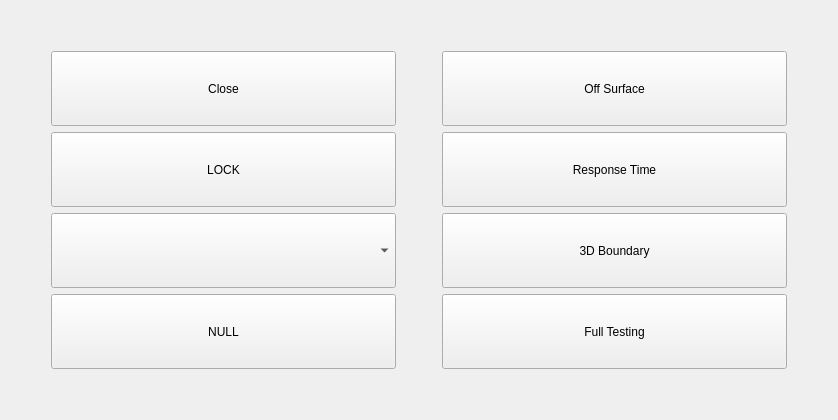
    <widget class="QWidget" name="tabPRO">
     <attribute name="title">
      <string>PROGRAM</string>
     </attribute>
     <layout class="QGridLayout" name="gridLayout_2">
      <item row="12" column="2">
       <spacer name="verticalSpacer_3">
        <property name="orientation">
         <enum>Qt::Vertical</enum>
        </property>
        <property name="sizeType">
         <enum>QSizePolicy::Preferred</enum>
        </property>
        <property name="sizeHint" stdset="0">
         <size>
          <width>20</width>
          <height>40</height>
         </size>
        </property>
       </spacer>
      </item>
      <item row="10" column="2">
       <spacer name="horizontalSpacer_6">
        <property name="orientation">
         <enum>Qt::Horizontal</enum>
        </property>
        <property name="sizeHint" stdset="0">
         <size>
          <width>40</width>
          <height>20</height>
         </size>
        </property>
       </spacer>
      </item>
      <item row="6" column="2">
       <spacer name="horizontalSpacer_2">
        <property name="orientation">
         <enum>Qt::Horizontal</enum>
        </property>
        <property name="sizeHint" stdset="0">
         <size>
          <width>40</width>
          <height>20</height>
         </size>
        </property>
       </spacer>
      </item>
      <item row="4" column="2">
       <spacer name="horizontalSpacer">
        <property name="orientation">
         <enum>Qt::Horizontal</enum>
        </property>
        <property name="sizeHint" stdset="0">
         <size>
          <width>40</width>
          <height>20</height>
         </size>
        </property>
       </spacer>
      </item>
      <item row="8" column="2">
       <spacer name="horizontalSpacer_3">
        <property name="orientation">
         <enum>Qt::Horizontal</enum>
        </property>
        <property name="sizeHint" stdset="0">
         <size>
          <width>40</width>
          <height>20</height>
         </size>
        </property>
       </spacer>
      </item>
      <item row="4" column="1">
       <widget class="QPushButton" name="btnClose">
        <property name="minimumSize">
         <size>
          <width>345</width>
          <height>75</height>
         </size>
        </property>
        <property name="maximumSize">
         <size>
          <width>16777215</width>
          <height>100</height>
         </size>
        </property>
        <property name="text">
         <string>Close</string>
        </property>
       </widget>
      </item>
      <item row="6" column="0">
       <spacer name="horizontalSpacer_4">
        <property name="orientation">
         <enum>Qt::Horizontal</enum>
        </property>
        <property name="sizeHint" stdset="0">
         <size>
          <width>40</width>
          <height>20</height>
         </size>
        </property>
       </spacer>
      </item>
      <item row="6" column="4">
       <spacer name="horizontalSpacer_5">
        <property name="orientation">
         <enum>Qt::Horizontal</enum>
        </property>
        <property name="sizeHint" stdset="0">
         <size>
          <width>40</width>
          <height>20</height>
         </size>
        </property>
       </spacer>
      </item>
      <item row="10" column="1">
       <widget class="QPushButton" name="btnNULL">
        <property name="minimumSize">
         <size>
          <width>0</width>
          <height>75</height>
         </size>
        </property>
        <property name="maximumSize">
         <size>
          <width>16777215</width>
          <height>100</height>
         </size>
        </property>
        <property name="text">
         <string>NULL</string>
        </property>
       </widget>
      </item>
      <item row="6" column="1">
       <widget class="QPushButton" name="btnLOCK">
        <property name="sizePolicy">
         <sizepolicy hsizetype="Preferred" vsizetype="Preferred">
          <horstretch>0</horstretch>
          <verstretch>0</verstretch>
         </sizepolicy>
        </property>
        <property name="minimumSize">
         <size>
          <width>345</width>
          <height>75</height>
         </size>
        </property>
        <property name="maximumSize">
         <size>
          <width>345</width>
          <height>100</height>
         </size>
        </property>
        <property name="text">
         <string>LOCK</string>
        </property>
       </widget>
      </item>
      <item row="8" column="0">
       <spacer name="horizontalSpacer_11">
        <property name="orientation">
         <enum>Qt::Horizontal</enum>
        </property>
        <property name="sizeHint" stdset="0">
         <size>
          <width>40</width>
          <height>20</height>
         </size>
        </property>
       </spacer>
      </item>
      <item row="10" column="0">
       <spacer name="horizontalSpacer_10">
        <property name="orientation">
         <enum>Qt::Horizontal</enum>
        </property>
        <property name="sizeHint" stdset="0">
         <size>
          <width>40</width>
          <height>20</height>
         </size>
        </property>
       </spacer>
      </item>
      <item row="0" column="2">
       <spacer name="verticalSpacer_4">
        <property name="orientation">
         <enum>Qt::Vertical</enum>
        </property>
        <property name="sizeType">
         <enum>QSizePolicy::Preferred</enum>
        </property>
        <property name="sizeHint" stdset="0">
         <size>
          <width>20</width>
          <height>40</height>
         </size>
        </property>
       </spacer>
      </item>
      <item row="10" column="4">
       <spacer name="horizontalSpacer_9">
        <property name="orientation">
         <enum>Qt::Horizontal</enum>
        </property>
        <property name="sizeHint" stdset="0">
         <size>
          <width>40</width>
          <height>20</height>
         </size>
        </property>
       </spacer>
      </item>
      <item row="8" column="4">
       <spacer name="horizontalSpacer_8">
        <property name="orientation">
         <enum>Qt::Horizontal</enum>
        </property>
        <property name="sizeHint" stdset="0">
         <size>
          <width>40</width>
          <height>20</height>
         </size>
        </property>
       </spacer>
      </item>
      <item row="8" column="1">
       <widget class="QComboBox" name="cboxCBRMode">
        <property name="minimumSize">
         <size>
          <width>345</width>
          <height>75</height>
         </size>
        </property>
        <property name="maximumSize">
         <size>
          <width>16777215</width>
          <height>100</height>
         </size>
        </property>
        <property name="currentText">
         <string/>
        </property>
       </widget>
      </item>
      <item row="4" column="0">
       <spacer name="horizontalSpacer_12">
        <property name="orientation">
         <enum>Qt::Horizontal</enum>
        </property>
        <property name="sizeHint" stdset="0">
         <size>
          <width>40</width>
          <height>20</height>
         </size>
        </property>
       </spacer>
      </item>
      <item row="4" column="4">
       <spacer name="horizontalSpacer_7">
        <property name="orientation">
         <enum>Qt::Horizontal</enum>
        </property>
        <property name="sizeHint" stdset="0">
         <size>
          <width>40</width>
          <height>20</height>
         </size>
        </property>
       </spacer>
      </item>
      <item row="10" column="3">
       <widget class="QPushButton" name="btnFullTest">
        <property name="sizePolicy">
         <sizepolicy hsizetype="Preferred" vsizetype="Preferred">
          <horstretch>0</horstretch>
          <verstretch>0</verstretch>
         </sizepolicy>
        </property>
        <property name="minimumSize">
         <size>
          <width>345</width>
          <height>60</height>
         </size>
        </property>
        <property name="maximumSize">
         <size>
          <width>16777215</width>
          <height>100</height>
         </size>
        </property>
        <property name="text">
         <string>Full Testing</string>
        </property>
       </widget>
      </item>
      <item row="8" column="3">
       <widget class="QPushButton" name="btn3DBoundary">
        <property name="sizePolicy">
         <sizepolicy hsizetype="Preferred" vsizetype="Preferred">
          <horstretch>0</horstretch>
          <verstretch>0</verstretch>
         </sizepolicy>
        </property>
        <property name="minimumSize">
         <size>
          <width>345</width>
          <height>60</height>
         </size>
        </property>
        <property name="maximumSize">
         <size>
          <width>345</width>
          <height>100</height>
         </size>
        </property>
        <property name="text">
         <string>3D Boundary</string>
        </property>
       </widget>
      </item>
      <item row="6" column="3">
       <widget class="QPushButton" name="btnResponseTime">
        <property name="sizePolicy">
         <sizepolicy hsizetype="Preferred" vsizetype="Preferred">
          <horstretch>0</horstretch>
          <verstretch>0</verstretch>
         </sizepolicy>
        </property>
        <property name="minimumSize">
         <size>
          <width>345</width>
          <height>60</height>
         </size>
        </property>
        <property name="maximumSize">
         <size>
          <width>16777215</width>
          <height>100</height>
         </size>
        </property>
        <property name="baseSize">
         <size>
          <width>0</width>
          <height>20</height>
         </size>
        </property>
        <property name="text">
         <string>Response Time</string>
        </property>
       </widget>
      </item>
      <item row="4" column="3">
       <widget class="QPushButton" name="btnOffSurface">
        <property name="minimumSize">
         <size>
          <width>0</width>
          <height>60</height>
         </size>
        </property>
        <property name="maximumSize">
         <size>
          <width>16777215</width>
          <height>100</height>
         </size>
        </property>
        <property name="text">
         <string>Off Surface</string>
        </property>
       </widget>
      </item>
     </layout>
    </widget>
